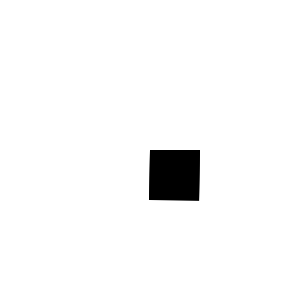
Frame 1 (no input)
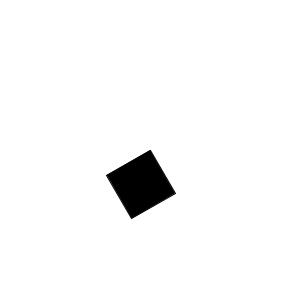
Frame 60 (the mouse pressed at the canvas centre just before this capture)
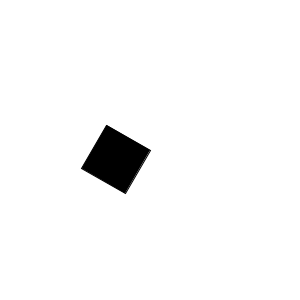
Frame 120 (the mouse held since frame 60 and released just before this capture)

The Processing sketch that drew these frames (run headless with seeded random() and noise(); from frame 60 on, the mouse is pressed at the canvas centre):

// Processing sketch: sketch_161009a
// ── sketch_161009a.pde

float counter;
float jitter;
float fps = 100;

int r, g, b =0;

void setup() {
  counter=0.0;
  size(300, 300);
  frameRate(fps);
}

void draw() {
  background(255);
  counter++;

  translate(width/2, height/2);
  rotate(counter*TWO_PI/360);
  fill(r, g, b);
  rect(0, 0, 50, 50); 
  
  if(counter<350){
    fps=100;
  }else{
    fps--;
  }
  println(counter);
  

}
